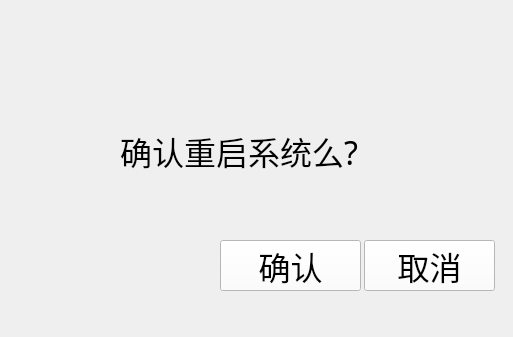
<?xml version="1.0" encoding="UTF-8"?>
<ui version="4.0">
 <class>PromptForm</class>
 <widget class="QWidget" name="PromptForm">
  <property name="geometry">
   <rect>
    <x>0</x>
    <y>0</y>
    <width>513</width>
    <height>337</height>
   </rect>
  </property>
  <property name="windowTitle">
   <string>Form</string>
  </property>
  <widget class="QPushButton" name="btn_Cancel">
   <property name="geometry">
    <rect>
     <x>364</x>
     <y>240</y>
     <width>131</width>
     <height>51</height>
    </rect>
   </property>
   <property name="palette">
    <palette>
     <active>
      <colorrole role="WindowText">
       <brush brushstyle="SolidPattern">
        <color alpha="255">
         <red>0</red>
         <green>0</green>
         <blue>0</blue>
        </color>
       </brush>
      </colorrole>
      <colorrole role="Button">
       <brush brushstyle="SolidPattern">
        <color alpha="255">
         <red>255</red>
         <green>255</green>
         <blue>255</blue>
        </color>
       </brush>
      </colorrole>
      <colorrole role="Light">
       <brush brushstyle="SolidPattern">
        <color alpha="255">
         <red>255</red>
         <green>255</green>
         <blue>255</blue>
        </color>
       </brush>
      </colorrole>
      <colorrole role="Midlight">
       <brush brushstyle="SolidPattern">
        <color alpha="255">
         <red>255</red>
         <green>255</green>
         <blue>255</blue>
        </color>
       </brush>
      </colorrole>
      <colorrole role="Dark">
       <brush brushstyle="SolidPattern">
        <color alpha="255">
         <red>127</red>
         <green>127</green>
         <blue>127</blue>
        </color>
       </brush>
      </colorrole>
      <colorrole role="Mid">
       <brush brushstyle="SolidPattern">
        <color alpha="255">
         <red>170</red>
         <green>170</green>
         <blue>170</blue>
        </color>
       </brush>
      </colorrole>
      <colorrole role="Text">
       <brush brushstyle="SolidPattern">
        <color alpha="255">
         <red>0</red>
         <green>0</green>
         <blue>0</blue>
        </color>
       </brush>
      </colorrole>
      <colorrole role="BrightText">
       <brush brushstyle="SolidPattern">
        <color alpha="255">
         <red>255</red>
         <green>255</green>
         <blue>255</blue>
        </color>
       </brush>
      </colorrole>
      <colorrole role="ButtonText">
       <brush brushstyle="SolidPattern">
        <color alpha="255">
         <red>0</red>
         <green>0</green>
         <blue>0</blue>
        </color>
       </brush>
      </colorrole>
      <colorrole role="Base">
       <brush brushstyle="SolidPattern">
        <color alpha="255">
         <red>255</red>
         <green>255</green>
         <blue>255</blue>
        </color>
       </brush>
      </colorrole>
      <colorrole role="Window">
       <brush brushstyle="SolidPattern">
        <color alpha="255">
         <red>255</red>
         <green>255</green>
         <blue>255</blue>
        </color>
       </brush>
      </colorrole>
      <colorrole role="Shadow">
       <brush brushstyle="SolidPattern">
        <color alpha="255">
         <red>0</red>
         <green>0</green>
         <blue>0</blue>
        </color>
       </brush>
      </colorrole>
      <colorrole role="AlternateBase">
       <brush brushstyle="SolidPattern">
        <color alpha="255">
         <red>255</red>
         <green>255</green>
         <blue>255</blue>
        </color>
       </brush>
      </colorrole>
      <colorrole role="ToolTipBase">
       <brush brushstyle="SolidPattern">
        <color alpha="255">
         <red>255</red>
         <green>255</green>
         <blue>220</blue>
        </color>
       </brush>
      </colorrole>
      <colorrole role="ToolTipText">
       <brush brushstyle="SolidPattern">
        <color alpha="255">
         <red>0</red>
         <green>0</green>
         <blue>0</blue>
        </color>
       </brush>
      </colorrole>
     </active>
     <inactive>
      <colorrole role="WindowText">
       <brush brushstyle="SolidPattern">
        <color alpha="255">
         <red>0</red>
         <green>0</green>
         <blue>0</blue>
        </color>
       </brush>
      </colorrole>
      <colorrole role="Button">
       <brush brushstyle="SolidPattern">
        <color alpha="255">
         <red>255</red>
         <green>255</green>
         <blue>255</blue>
        </color>
       </brush>
      </colorrole>
      <colorrole role="Light">
       <brush brushstyle="SolidPattern">
        <color alpha="255">
         <red>255</red>
         <green>255</green>
         <blue>255</blue>
        </color>
       </brush>
      </colorrole>
      <colorrole role="Midlight">
       <brush brushstyle="SolidPattern">
        <color alpha="255">
         <red>255</red>
         <green>255</green>
         <blue>255</blue>
        </color>
       </brush>
      </colorrole>
      <colorrole role="Dark">
       <brush brushstyle="SolidPattern">
        <color alpha="255">
         <red>127</red>
         <green>127</green>
         <blue>127</blue>
        </color>
       </brush>
      </colorrole>
      <colorrole role="Mid">
       <brush brushstyle="SolidPattern">
        <color alpha="255">
         <red>170</red>
         <green>170</green>
         <blue>170</blue>
        </color>
       </brush>
      </colorrole>
      <colorrole role="Text">
       <brush brushstyle="SolidPattern">
        <color alpha="255">
         <red>0</red>
         <green>0</green>
         <blue>0</blue>
        </color>
       </brush>
      </colorrole>
      <colorrole role="BrightText">
       <brush brushstyle="SolidPattern">
        <color alpha="255">
         <red>255</red>
         <green>255</green>
         <blue>255</blue>
        </color>
       </brush>
      </colorrole>
      <colorrole role="ButtonText">
       <brush brushstyle="SolidPattern">
        <color alpha="255">
         <red>0</red>
         <green>0</green>
         <blue>0</blue>
        </color>
       </brush>
      </colorrole>
      <colorrole role="Base">
       <brush brushstyle="SolidPattern">
        <color alpha="255">
         <red>255</red>
         <green>255</green>
         <blue>255</blue>
        </color>
       </brush>
      </colorrole>
      <colorrole role="Window">
       <brush brushstyle="SolidPattern">
        <color alpha="255">
         <red>255</red>
         <green>255</green>
         <blue>255</blue>
        </color>
       </brush>
      </colorrole>
      <colorrole role="Shadow">
       <brush brushstyle="SolidPattern">
        <color alpha="255">
         <red>0</red>
         <green>0</green>
         <blue>0</blue>
        </color>
       </brush>
      </colorrole>
      <colorrole role="AlternateBase">
       <brush brushstyle="SolidPattern">
        <color alpha="255">
         <red>255</red>
         <green>255</green>
         <blue>255</blue>
        </color>
       </brush>
      </colorrole>
      <colorrole role="ToolTipBase">
       <brush brushstyle="SolidPattern">
        <color alpha="255">
         <red>255</red>
         <green>255</green>
         <blue>220</blue>
        </color>
       </brush>
      </colorrole>
      <colorrole role="ToolTipText">
       <brush brushstyle="SolidPattern">
        <color alpha="255">
         <red>0</red>
         <green>0</green>
         <blue>0</blue>
        </color>
       </brush>
      </colorrole>
     </inactive>
     <disabled>
      <colorrole role="WindowText">
       <brush brushstyle="SolidPattern">
        <color alpha="255">
         <red>127</red>
         <green>127</green>
         <blue>127</blue>
        </color>
       </brush>
      </colorrole>
      <colorrole role="Button">
       <brush brushstyle="SolidPattern">
        <color alpha="255">
         <red>255</red>
         <green>255</green>
         <blue>255</blue>
        </color>
       </brush>
      </colorrole>
      <colorrole role="Light">
       <brush brushstyle="SolidPattern">
        <color alpha="255">
         <red>255</red>
         <green>255</green>
         <blue>255</blue>
        </color>
       </brush>
      </colorrole>
      <colorrole role="Midlight">
       <brush brushstyle="SolidPattern">
        <color alpha="255">
         <red>255</red>
         <green>255</green>
         <blue>255</blue>
        </color>
       </brush>
      </colorrole>
      <colorrole role="Dark">
       <brush brushstyle="SolidPattern">
        <color alpha="255">
         <red>127</red>
         <green>127</green>
         <blue>127</blue>
        </color>
       </brush>
      </colorrole>
      <colorrole role="Mid">
       <brush brushstyle="SolidPattern">
        <color alpha="255">
         <red>170</red>
         <green>170</green>
         <blue>170</blue>
        </color>
       </brush>
      </colorrole>
      <colorrole role="Text">
       <brush brushstyle="SolidPattern">
        <color alpha="255">
         <red>127</red>
         <green>127</green>
         <blue>127</blue>
        </color>
       </brush>
      </colorrole>
      <colorrole role="BrightText">
       <brush brushstyle="SolidPattern">
        <color alpha="255">
         <red>255</red>
         <green>255</green>
         <blue>255</blue>
        </color>
       </brush>
      </colorrole>
      <colorrole role="ButtonText">
       <brush brushstyle="SolidPattern">
        <color alpha="255">
         <red>127</red>
         <green>127</green>
         <blue>127</blue>
        </color>
       </brush>
      </colorrole>
      <colorrole role="Base">
       <brush brushstyle="SolidPattern">
        <color alpha="255">
         <red>255</red>
         <green>255</green>
         <blue>255</blue>
        </color>
       </brush>
      </colorrole>
      <colorrole role="Window">
       <brush brushstyle="SolidPattern">
        <color alpha="255">
         <red>255</red>
         <green>255</green>
         <blue>255</blue>
        </color>
       </brush>
      </colorrole>
      <colorrole role="Shadow">
       <brush brushstyle="SolidPattern">
        <color alpha="255">
         <red>0</red>
         <green>0</green>
         <blue>0</blue>
        </color>
       </brush>
      </colorrole>
      <colorrole role="AlternateBase">
       <brush brushstyle="SolidPattern">
        <color alpha="255">
         <red>255</red>
         <green>255</green>
         <blue>255</blue>
        </color>
       </brush>
      </colorrole>
      <colorrole role="ToolTipBase">
       <brush brushstyle="SolidPattern">
        <color alpha="255">
         <red>255</red>
         <green>255</green>
         <blue>220</blue>
        </color>
       </brush>
      </colorrole>
      <colorrole role="ToolTipText">
       <brush brushstyle="SolidPattern">
        <color alpha="255">
         <red>0</red>
         <green>0</green>
         <blue>0</blue>
        </color>
       </brush>
      </colorrole>
     </disabled>
    </palette>
   </property>
   <property name="font">
    <font>
     <family>文泉驛等寬微米黑</family>
     <pointsize>24</pointsize>
     <weight>50</weight>
     <bold>false</bold>
    </font>
   </property>
   <property name="text">
    <string>取消</string>
   </property>
  </widget>
  <widget class="QPushButton" name="btnOK">
   <property name="geometry">
    <rect>
     <x>220</x>
     <y>240</y>
     <width>141</width>
     <height>51</height>
    </rect>
   </property>
   <property name="palette">
    <palette>
     <active>
      <colorrole role="WindowText">
       <brush brushstyle="SolidPattern">
        <color alpha="255">
         <red>0</red>
         <green>0</green>
         <blue>0</blue>
        </color>
       </brush>
      </colorrole>
      <colorrole role="Button">
       <brush brushstyle="SolidPattern">
        <color alpha="255">
         <red>255</red>
         <green>255</green>
         <blue>255</blue>
        </color>
       </brush>
      </colorrole>
      <colorrole role="Light">
       <brush brushstyle="SolidPattern">
        <color alpha="255">
         <red>255</red>
         <green>255</green>
         <blue>255</blue>
        </color>
       </brush>
      </colorrole>
      <colorrole role="Midlight">
       <brush brushstyle="SolidPattern">
        <color alpha="255">
         <red>255</red>
         <green>255</green>
         <blue>255</blue>
        </color>
       </brush>
      </colorrole>
      <colorrole role="Dark">
       <brush brushstyle="SolidPattern">
        <color alpha="255">
         <red>127</red>
         <green>127</green>
         <blue>127</blue>
        </color>
       </brush>
      </colorrole>
      <colorrole role="Mid">
       <brush brushstyle="SolidPattern">
        <color alpha="255">
         <red>170</red>
         <green>170</green>
         <blue>170</blue>
        </color>
       </brush>
      </colorrole>
      <colorrole role="Text">
       <brush brushstyle="SolidPattern">
        <color alpha="255">
         <red>0</red>
         <green>0</green>
         <blue>0</blue>
        </color>
       </brush>
      </colorrole>
      <colorrole role="BrightText">
       <brush brushstyle="SolidPattern">
        <color alpha="255">
         <red>255</red>
         <green>255</green>
         <blue>255</blue>
        </color>
       </brush>
      </colorrole>
      <colorrole role="ButtonText">
       <brush brushstyle="SolidPattern">
        <color alpha="255">
         <red>0</red>
         <green>0</green>
         <blue>0</blue>
        </color>
       </brush>
      </colorrole>
      <colorrole role="Base">
       <brush brushstyle="SolidPattern">
        <color alpha="255">
         <red>255</red>
         <green>255</green>
         <blue>255</blue>
        </color>
       </brush>
      </colorrole>
      <colorrole role="Window">
       <brush brushstyle="SolidPattern">
        <color alpha="255">
         <red>255</red>
         <green>255</green>
         <blue>255</blue>
        </color>
       </brush>
      </colorrole>
      <colorrole role="Shadow">
       <brush brushstyle="SolidPattern">
        <color alpha="255">
         <red>0</red>
         <green>0</green>
         <blue>0</blue>
        </color>
       </brush>
      </colorrole>
      <colorrole role="AlternateBase">
       <brush brushstyle="SolidPattern">
        <color alpha="255">
         <red>255</red>
         <green>255</green>
         <blue>255</blue>
        </color>
       </brush>
      </colorrole>
      <colorrole role="ToolTipBase">
       <brush brushstyle="SolidPattern">
        <color alpha="255">
         <red>255</red>
         <green>255</green>
         <blue>220</blue>
        </color>
       </brush>
      </colorrole>
      <colorrole role="ToolTipText">
       <brush brushstyle="SolidPattern">
        <color alpha="255">
         <red>0</red>
         <green>0</green>
         <blue>0</blue>
        </color>
       </brush>
      </colorrole>
     </active>
     <inactive>
      <colorrole role="WindowText">
       <brush brushstyle="SolidPattern">
        <color alpha="255">
         <red>0</red>
         <green>0</green>
         <blue>0</blue>
        </color>
       </brush>
      </colorrole>
      <colorrole role="Button">
       <brush brushstyle="SolidPattern">
        <color alpha="255">
         <red>255</red>
         <green>255</green>
         <blue>255</blue>
        </color>
       </brush>
      </colorrole>
      <colorrole role="Light">
       <brush brushstyle="SolidPattern">
        <color alpha="255">
         <red>255</red>
         <green>255</green>
         <blue>255</blue>
        </color>
       </brush>
      </colorrole>
      <colorrole role="Midlight">
       <brush brushstyle="SolidPattern">
        <color alpha="255">
         <red>255</red>
         <green>255</green>
         <blue>255</blue>
        </color>
       </brush>
      </colorrole>
      <colorrole role="Dark">
       <brush brushstyle="SolidPattern">
        <color alpha="255">
         <red>127</red>
         <green>127</green>
         <blue>127</blue>
        </color>
       </brush>
      </colorrole>
      <colorrole role="Mid">
       <brush brushstyle="SolidPattern">
        <color alpha="255">
         <red>170</red>
         <green>170</green>
         <blue>170</blue>
        </color>
       </brush>
      </colorrole>
      <colorrole role="Text">
       <brush brushstyle="SolidPattern">
        <color alpha="255">
         <red>0</red>
         <green>0</green>
         <blue>0</blue>
        </color>
       </brush>
      </colorrole>
      <colorrole role="BrightText">
       <brush brushstyle="SolidPattern">
        <color alpha="255">
         <red>255</red>
         <green>255</green>
         <blue>255</blue>
        </color>
       </brush>
      </colorrole>
      <colorrole role="ButtonText">
       <brush brushstyle="SolidPattern">
        <color alpha="255">
         <red>0</red>
         <green>0</green>
         <blue>0</blue>
        </color>
       </brush>
      </colorrole>
      <colorrole role="Base">
       <brush brushstyle="SolidPattern">
        <color alpha="255">
         <red>255</red>
         <green>255</green>
         <blue>255</blue>
        </color>
       </brush>
      </colorrole>
      <colorrole role="Window">
       <brush brushstyle="SolidPattern">
        <color alpha="255">
         <red>255</red>
         <green>255</green>
         <blue>255</blue>
        </color>
       </brush>
      </colorrole>
      <colorrole role="Shadow">
       <brush brushstyle="SolidPattern">
        <color alpha="255">
         <red>0</red>
         <green>0</green>
         <blue>0</blue>
        </color>
       </brush>
      </colorrole>
      <colorrole role="AlternateBase">
       <brush brushstyle="SolidPattern">
        <color alpha="255">
         <red>255</red>
         <green>255</green>
         <blue>255</blue>
        </color>
       </brush>
      </colorrole>
      <colorrole role="ToolTipBase">
       <brush brushstyle="SolidPattern">
        <color alpha="255">
         <red>255</red>
         <green>255</green>
         <blue>220</blue>
        </color>
       </brush>
      </colorrole>
      <colorrole role="ToolTipText">
       <brush brushstyle="SolidPattern">
        <color alpha="255">
         <red>0</red>
         <green>0</green>
         <blue>0</blue>
        </color>
       </brush>
      </colorrole>
     </inactive>
     <disabled>
      <colorrole role="WindowText">
       <brush brushstyle="SolidPattern">
        <color alpha="255">
         <red>127</red>
         <green>127</green>
         <blue>127</blue>
        </color>
       </brush>
      </colorrole>
      <colorrole role="Button">
       <brush brushstyle="SolidPattern">
        <color alpha="255">
         <red>255</red>
         <green>255</green>
         <blue>255</blue>
        </color>
       </brush>
      </colorrole>
      <colorrole role="Light">
       <brush brushstyle="SolidPattern">
        <color alpha="255">
         <red>255</red>
         <green>255</green>
         <blue>255</blue>
        </color>
       </brush>
      </colorrole>
      <colorrole role="Midlight">
       <brush brushstyle="SolidPattern">
        <color alpha="255">
         <red>255</red>
         <green>255</green>
         <blue>255</blue>
        </color>
       </brush>
      </colorrole>
      <colorrole role="Dark">
       <brush brushstyle="SolidPattern">
        <color alpha="255">
         <red>127</red>
         <green>127</green>
         <blue>127</blue>
        </color>
       </brush>
      </colorrole>
      <colorrole role="Mid">
       <brush brushstyle="SolidPattern">
        <color alpha="255">
         <red>170</red>
         <green>170</green>
         <blue>170</blue>
        </color>
       </brush>
      </colorrole>
      <colorrole role="Text">
       <brush brushstyle="SolidPattern">
        <color alpha="255">
         <red>127</red>
         <green>127</green>
         <blue>127</blue>
        </color>
       </brush>
      </colorrole>
      <colorrole role="BrightText">
       <brush brushstyle="SolidPattern">
        <color alpha="255">
         <red>255</red>
         <green>255</green>
         <blue>255</blue>
        </color>
       </brush>
      </colorrole>
      <colorrole role="ButtonText">
       <brush brushstyle="SolidPattern">
        <color alpha="255">
         <red>127</red>
         <green>127</green>
         <blue>127</blue>
        </color>
       </brush>
      </colorrole>
      <colorrole role="Base">
       <brush brushstyle="SolidPattern">
        <color alpha="255">
         <red>255</red>
         <green>255</green>
         <blue>255</blue>
        </color>
       </brush>
      </colorrole>
      <colorrole role="Window">
       <brush brushstyle="SolidPattern">
        <color alpha="255">
         <red>255</red>
         <green>255</green>
         <blue>255</blue>
        </color>
       </brush>
      </colorrole>
      <colorrole role="Shadow">
       <brush brushstyle="SolidPattern">
        <color alpha="255">
         <red>0</red>
         <green>0</green>
         <blue>0</blue>
        </color>
       </brush>
      </colorrole>
      <colorrole role="AlternateBase">
       <brush brushstyle="SolidPattern">
        <color alpha="255">
         <red>255</red>
         <green>255</green>
         <blue>255</blue>
        </color>
       </brush>
      </colorrole>
      <colorrole role="ToolTipBase">
       <brush brushstyle="SolidPattern">
        <color alpha="255">
         <red>255</red>
         <green>255</green>
         <blue>220</blue>
        </color>
       </brush>
      </colorrole>
      <colorrole role="ToolTipText">
       <brush brushstyle="SolidPattern">
        <color alpha="255">
         <red>0</red>
         <green>0</green>
         <blue>0</blue>
        </color>
       </brush>
      </colorrole>
     </disabled>
    </palette>
   </property>
   <property name="font">
    <font>
     <family>文泉驛等寬微米黑</family>
     <pointsize>24</pointsize>
     <weight>50</weight>
     <bold>false</bold>
    </font>
   </property>
   <property name="text">
    <string>确认</string>
   </property>
  </widget>
  <widget class="QLabel" name="label_25">
   <property name="geometry">
    <rect>
     <x>120</x>
     <y>130</y>
     <width>241</width>
     <height>41</height>
    </rect>
   </property>
   <property name="font">
    <font>
     <family>文泉驛等寬微米黑</family>
     <pointsize>24</pointsize>
     <weight>50</weight>
     <bold>false</bold>
    </font>
   </property>
   <property name="text">
    <string>确认重启系统么?</string>
   </property>
  </widget>
 </widget>
 <resources/>
 <connections/>
</ui>
